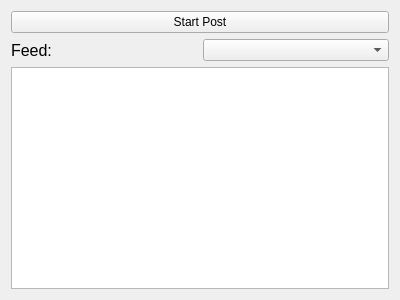
<?xml version="1.0" encoding="UTF-8"?>
<ui version="4.0">
 <class>HomeComponent</class>
 <widget class="QWidget" name="HomeComponent">
  <property name="geometry">
   <rect>
    <x>0</x>
    <y>0</y>
    <width>400</width>
    <height>300</height>
   </rect>
  </property>
  <property name="windowTitle">
   <string>Form</string>
  </property>
  <layout class="QGridLayout" name="gridLayout">
   <item row="1" column="0">
    <widget class="QLabel" name="FeedLabel">
     <property name="font">
      <font>
       <pointsize>12</pointsize>
      </font>
     </property>
     <property name="text">
      <string>Feed:</string>
     </property>
    </widget>
   </item>
   <item row="1" column="1">
    <widget class="QComboBox" name="sortCombo">
     <property name="placeholderText">
      <string>Sort By:</string>
     </property>
     <item>
      <property name="text">
       <string>Newest First</string>
      </property>
     </item>
     <item>
      <property name="text">
       <string>Most Relative First</string>
      </property>
     </item>
     <item>
      <property name="text">
       <string>Most Favorite</string>
      </property>
     </item>
    </widget>
   </item>
   <item row="2" column="0" colspan="2">
    <widget class="QScrollArea" name="FeedArea">
     <property name="widgetResizable">
      <bool>true</bool>
     </property>
     <widget class="QWidget" name="scrollAreaWidgetContents">
      <property name="geometry">
       <rect>
        <x>0</x>
        <y>0</y>
        <width>376</width>
        <height>205</height>
       </rect>
      </property>
      <layout class="QVBoxLayout" name="verticalLayout">
       <property name="leftMargin">
        <number>0</number>
       </property>
       <property name="topMargin">
        <number>0</number>
       </property>
       <property name="rightMargin">
        <number>0</number>
       </property>
       <property name="bottomMargin">
        <number>0</number>
       </property>
       <item>
        <widget class="QListWidget" name="Feed">
         <property name="frameShape">
          <enum>QFrame::NoFrame</enum>
         </property>
         <property name="frameShadow">
          <enum>QFrame::Plain</enum>
         </property>
         <property name="editTriggers">
          <set>QAbstractItemView::NoEditTriggers</set>
         </property>
         <property name="selectionMode">
          <enum>QAbstractItemView::NoSelection</enum>
         </property>
         <property name="verticalScrollMode">
          <enum>QAbstractItemView::ScrollPerPixel</enum>
         </property>
        </widget>
       </item>
      </layout>
     </widget>
    </widget>
   </item>
   <item row="0" column="0" colspan="2">
    <widget class="QPushButton" name="start_post_btn">
     <property name="text">
      <string>Start Post</string>
     </property>
    </widget>
   </item>
  </layout>
 </widget>
 <resources/>
 <connections/>
</ui>
